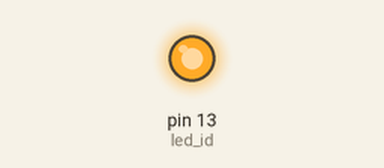
A sketch run on a simulated Arduino Uno, built with avr-gcc and run on an emulated ATmega328P. Shown: output pins drawn as LEDs (lit = HIGH).

Above: at 2.5 s.
At 6.5 s:
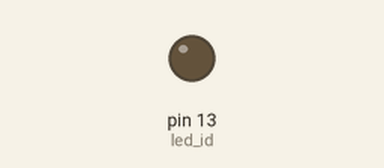
Timing chart, 0 to 10.4 s (numbered marks = the images above):
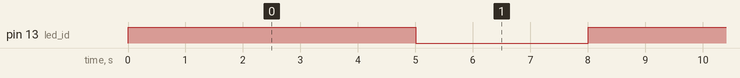

Measured:
- by itself, pin 13 (led_id): alternates HIGH for 5.0 s and LOW for 3.0 s

The sketch:

acender_led.ino
```cpp
int led_id = 13;
int time = 5000;

void setup() {
  pinMode(led_id, OUTPUT);
}

void loop() {
  digitalWrite(led_id, HIGH);
  delay(time);
  digitalWrite(led_id, LOW);
  delay(time - 2000);
}
```
